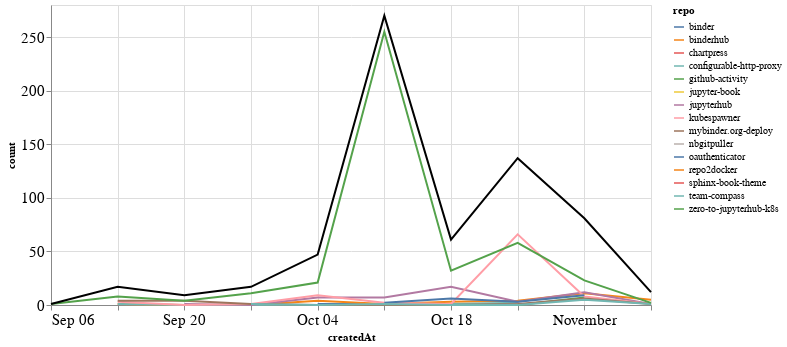

The cell this chart's notebook holds for it:
### Markdown cell above
## Comments

### Code cell
comments_time = comments.groupby('repo').resample('W', on='createdAt').count()['author'].reset_index()
comments_time = comments_time.rename(columns={'author': 'count'})
comments_time_total = comments_time.groupby('createdAt').agg({"count": "sum"}).reset_index()
ch1 = alt.Chart(comments_time, width=600).mark_line().encode(
    x='createdAt',
    y='count',
    color='repo',
    tooltip="repo"
)

ch2 = alt.Chart(comments_time_total, width=600).mark_line(color="black").encode(
    x='createdAt',
    y='count',
)

ch1 + ch2

### Figure 1 — Vega-Lite specification as saved in the notebook (floating-point values rounded to 4 significant figures)
{"config": {"axisLeft": {"labelFontSize": 15}, "axisBottom": {"labelFontSize": 15}}, "layer": [{"data": {"name": "data-19ae554bcb3fe9131d7e1c60703028e2"}, "mark": "line", "encoding": {"color": {"type": "nominal", "field": "repo"}, "tooltip": {"type": "nominal", "field": "repo"}, "x": {"type": "temporal", "field": "createdAt"}, "y": {"type": "quantitative", "field": "count"}}, "width": 600}, {"data": {"name": "data-a6d3036f525c2fac9db4f1116a0d7bae"}, "mark": {"type": "line", "color": "black"}, "encoding": {"x": {"type": "temporal", "field": "createdAt"}, "y": {"type": "quantitative", "field": "count"}}, "width": 600}], "$schema": "https://vega.github.io/schema/vega-lite/v4.8.1.json", "datasets": {"data-19ae554bcb3fe9131d7e1c60703028e2": [{"repo": "binder", "createdAt": "2020-10-04T00:00:00", "count": 1}, {"repo": "binder", "createdAt": "2020-10-11T00:00:00", "count": 1}, {"repo": "binder", "createdAt": "2020-10-18T00:00:00", "count": 1}, {"repo": "binderhub", "createdAt": "2020-09-13T00:00:00", "count": 1}, {"repo": "binderhub", "createdAt": "2020-09-20T00:00:00", "count": 0}, {"repo": "binderhub", "createdAt": "2020-09-27T00:00:00", "count": 0}, {"repo": "binderhub", "createdAt": "2020-10-04T00:00:00", "count": 4}, {"repo": "binderhub", "createdAt": "2020-10-11T00:00:00", "count": 1}, {"repo": "binderhub", "createdAt": "2020-10-18T00:00:00", "count": 3}, {"repo": "binderhub", "createdAt": "2020-10-25T00:00:00", "count": 4}, {"repo": "binderhub", "createdAt": "2020-11-01T00:00:00", "count": 11}, {"repo": "binderhub", "createdAt": "2020-11-08T00:00:00", "count": 5}, {"repo": "chartpress", "createdAt": "2020-11-08T00:00:00", "count": 1}, {"repo": "configurable-http-proxy", "createdAt": "2020-09-13T00:00:00", "count": 1}, {"repo": "configurable-http-proxy", "createdAt": "2020-09-20T00:00:00", "count": 0}, {"repo": "configurable-http-proxy", "createdAt": "2020-09-27T00:00:00", "count": 0}, {"repo": "configurable-http-proxy", "createdAt": "2020-10-04T00:00:00", "count": 0}, {"repo": "configurable-http-proxy", "createdAt": "2020-10-11T00:00:00", "count": 0}, {"repo": "configurable-http-proxy", "createdAt": "2020-10-18T00:00:00", "count": 1}, {"repo": "configurable-http-proxy", "createdAt": "2020-10-25T00:00:00", "count": 2}, {"repo": "github-activity", "createdAt": "2020-10-11T00:00:00", "count": 1}, {"repo": "github-activity", "createdAt": "2020-10-18T00:00:00", "count": 0}, {"repo": "github-activity", "createdAt": "2020-10-25T00:00:00", "count": 0}, {"repo": "github-activity", "createdAt": "2020-11-01T00:00:00", "count": 7}, {"repo": "jupyter-book", "createdAt": "2020-10-04T00:00:00", "count": 2}, {"repo": "jupyterhub", "createdAt": "2020-09-20T00:00:00", "count": 1}, {"repo": "jupyterhub", "createdAt": "2020-09-27T00:00:00", "count": 0}, {"repo": "jupyterhub", "createdAt": "2020-10-04T00:00:00", "count": 7}, {"repo": "jupyterhub", "createdAt": "2020-10-11T00:00:00", "count": 7}, {"repo": "jupyterhub", "createdAt": "2020-10-18T00:00:00", "count": 17}, {"repo": "jupyterhub", "createdAt": "2020-10-25T00:00:00", "count": 3}, {"repo": "jupyterhub", "createdAt": "2020-11-01T00:00:00", "count": 12}, {"repo": "jupyterhub", "createdAt": "2020-11-08T00:00:00", "count": 1}, {"repo": "kubespawner", "createdAt": "2020-09-13T00:00:00", "count": 3}, {"repo": "kubespawner", "createdAt": "2020-09-20T00:00:00", "count": 0}, {"repo": "kubespawner", "createdAt": "2020-09-27T00:00:00", "count": 1}, {"repo": "kubespawner", "createdAt": "2020-10-04T00:00:00", "count": 9}, {"repo": "kubespawner", "createdAt": "2020-10-11T00:00:00", "count": 2}, {"repo": "kubespawner", "createdAt": "2020-10-18T00:00:00", "count": 1}, {"repo": "kubespawner", "createdAt": "2020-10-25T00:00:00", "count": 66}, {"repo": "kubespawner", "createdAt": "2020-11-01T00:00:00", "count": 8}, {"repo": "kubespawner", "createdAt": "2020-11-08T00:00:00", "count": 1}, {"repo": "mybinder.org-deploy", "createdAt": "2020-09-13T00:00:00", "count": 4}, {"repo": "mybinder.org-deploy", "createdAt": "2020-09-20T00:00:00", "count": 4}, {"repo": "mybinder.org-deploy", "createdAt": "2020-09-27T00:00:00", "count": 1}, {"repo": "mybinder.org-deploy", "createdAt": "2020-10-04T00:00:00", "count": 0}, {"repo": "mybinder.org-deploy", "createdAt": "2020-10-11T00:00:00", "count": 0}, {"repo": "mybinder.org-deploy", "createdAt": "2020-10-18T00:00:00", "count": 0}, {"repo": "mybinder.org-deploy", "createdAt": "2020-10-25T00:00:00", "count": 1}, {"repo": "mybinder.org-deploy", "createdAt": "2020-11-01T00:00:00", "count": 6}, {"repo": "mybinder.org-deploy", "createdAt": "2020-11-08T00:00:00", "count": 1}, {"repo": "nbgitpuller", "createdAt": "2020-10-04T00:00:00", "count": 3}, {"repo": "oauthenticator", "createdAt": "2020-10-11T00:00:00", "count": 2}, {"repo": "oauthenticator", "createdAt": "2020-10-18T00:00:00", "count": 6}, {"repo": "oauthenticator", "createdAt": "2020-10-25T00:00:00", "count": 3}, {"repo": "oauthenticator", "createdAt": "2020-11-01T00:00:00", "count": 9}, {"repo": "repo2docker", "createdAt": "2020-09-27T00:00:00", "count": 1}, {"repo": "sphinx-book-theme", "createdAt": "2020-09-27T00:00:00", "count": 2}, {"repo": "team-compass", "createdAt": "2020-09-27T00:00:00", "count": 1}, {"repo": "team-compass", "createdAt": "2020-10-04T00:00:00", "count": 0}, {"repo": "team-compass", "createdAt": "2020-10-11T00:00:00", "count": 1}, {"repo": "team-compass", "createdAt": "2020-10-18T00:00:00", "count": 0}, {"repo": "team-compass", "createdAt": "2020-10-25T00:00:00", "count": 0}, {"repo": "team-compass", "createdAt": "2020-11-01T00:00:00", "count": 5}, {"repo": "team-compass", "createdAt": "2020-11-08T00:00:00", "count": 1}, {"repo": "zero-to-jupyterhub-k8s", "createdAt": "2020-09-06T00:00:00", "count": 1}, {"repo": "zero-to-jupyterhub-k8s", "createdAt": "2020-09-13T00:00:00", "count": 8}, {"repo": "zero-to-jupyterhub-k8s", "createdAt": "2020-09-20T00:00:00", "count": 4}, {"repo": "zero-to-jupyterhub-k8s", "createdAt": "2020-09-27T00:00:00", "count": 11}, {"repo": "zero-to-jupyterhub-k8s", "createdAt": "2020-10-04T00:00:00", "count": 21}, {"repo": "zero-to-jupyterhub-k8s", "createdAt": "2020-10-11T00:00:00", "count": 255}, {"repo": "zero-to-jupyterhub-k8s", "createdAt": "2020-10-18T00:00:00", "count": 32}, {"repo": "zero-to-jupyterhub-k8s", "createdAt": "2020-10-25T00:00:00", "count": 58}, {"repo": "zero-to-jupyterhub-k8s", "createdAt": "2020-11-01T00:00:00", "count": 23}, {"repo": "zero-to-jupyterhub-k8s", "createdAt": "2020-11-08T00:00:00", "count": 2}], "data-a6d3036f525c2fac9db4f1116a0d7bae": [{"createdAt": "2020-09-06T00:00:00", "count": 1}, {"createdAt": "2020-09-13T00:00:00", "count": 17}, {"createdAt": "2020-09-20T00:00:00", "count": 9}, {"createdAt": "2020-09-27T00:00:00", "count": 17}, {"createdAt": "2020-10-04T00:00:00", "count": 47}, {"createdAt": "2020-10-11T00:00:00", "count": 270}, {"createdAt": "2020-10-18T00:00:00", "count": 61}, {"createdAt": "2020-10-25T00:00:00", "count": 137}, {"createdAt": "2020-11-01T00:00:00", "count": 81}, {"createdAt": "2020-11-08T00:00:00", "count": 12}]}}
